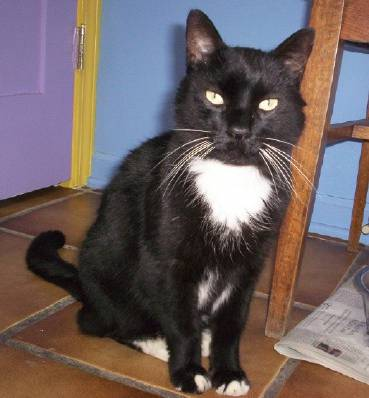
#> input picture dataset/cat/cats_00861.jpg, 369 x 398 px; its folder holds only this picture in this run
$ python 04-box_filter.py
#> lines starting #> are read from the running program, lines starting #| are printed output that depends on the picture
"""FILTRO DE CUADRO NORMALIZADO (Box Filter)
Filtro rectangular que promedia píxeles en una región rectangular.
Útil para difuminado direccional (horizontal, vertical o ambos).
"""
import cv2
import numpy as np
import matplotlib.pyplot as plt
import os
import random

# ── Ruta dinámica a imagen RANDOM del dataset ───────────
BASE_DIR = os.path.dirname(os.path.dirname(os.path.abspath(__file__)))
FOLDER   = os.path.join(BASE_DIR, "dataset", "cat")
IMG_PATH = os.path.join(FOLDER, random.choice(os.listdir(FOLDER)))

img = cv2.imread(IMG_PATH)
#> img is the input picture: shape (398, 369, 3); mean B, G, R 96.2, 95.8, 109
if img is None:
    raise FileNotFoundError(f"No se encontró la imagen en: {IMG_PATH}")

print(f"Imagen cargada: {IMG_PATH}")

# Aplicar box filter con distintos kernels
# cv2.boxFilter(imagen, ddepth, (ancho, alto), normalize=True)
resultado_5x5 = cv2.boxFilter(img, -1, (5, 5),  normalize=True)
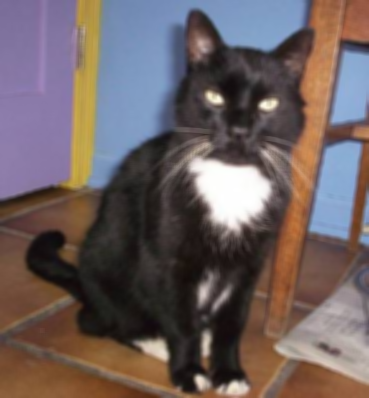
#> resultado_5x5: shape (398, 369, 3); mean B, G, R 96.2, 95.8, 109
resultado_3x7 = cv2.boxFilter(img, -1, (3, 7),  normalize=True)  # efecto vertical
resultado_7x3 = cv2.boxFilter(img, -1, (7, 3),  normalize=True)  # efecto horizontal

# Mostrar resultados
fig, axes = plt.subplots(2, 2, figsize=(12, 8))

axes[0, 0].imshow(cv2.cvtColor(img, cv2.COLOR_BGR2RGB))
axes[0, 0].set_title('Original')
axes[0, 0].axis('off')

axes[0, 1].imshow(cv2.cvtColor(resultado_5x5, cv2.COLOR_BGR2RGB))
axes[0, 1].set_title('Box Filter (5x5)')
axes[0, 1].axis('off')

axes[1, 0].imshow(cv2.cvtColor(resultado_3x7, cv2.COLOR_BGR2RGB))
axes[1, 0].set_title('Box Filter (3x7 - efecto vertical)')
axes[1, 0].axis('off')

axes[1, 1].imshow(cv2.cvtColor(resultado_7x3, cv2.COLOR_BGR2RGB))
axes[1, 1].set_title('Box Filter (7x3 - efecto horizontal)')
axes[1, 1].axis('off')

plt.suptitle('Filtro de Cuadro Normalizado', fontsize=14, fontweight='bold')
plt.tight_layout()
plt.show()
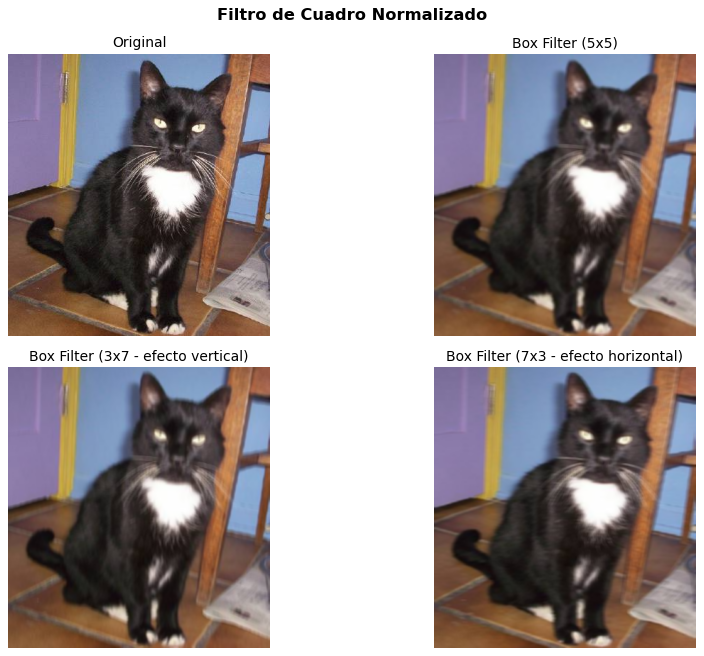
#> figure drawn by matplotlib, 4 panels

print("Filtro de cuadro normalizado aplicado exitosamente")

$ run again, on dataset/cat/cats_00865.jpg
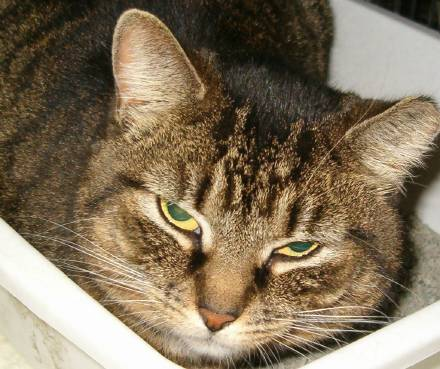
#> input picture dataset/cat/cats_00865.jpg, 440 x 369 px
#> img is the input picture: shape (369, 440, 3); mean B, G, R 93.1, 116.3, 131.6
#> `resultado_5x5 = cv2.boxFilter(img, -1, (5, 5),  normalize=True)`:
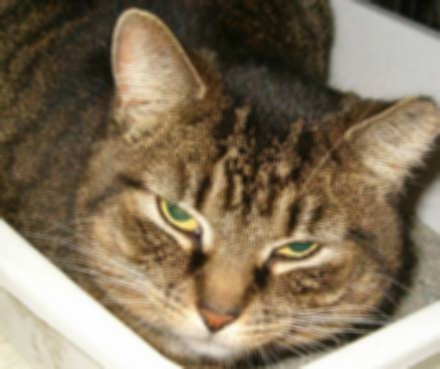
#> resultado_5x5: shape (369, 440, 3); mean B, G, R 93.1, 116.2, 131.6
#> `plt.show()`:
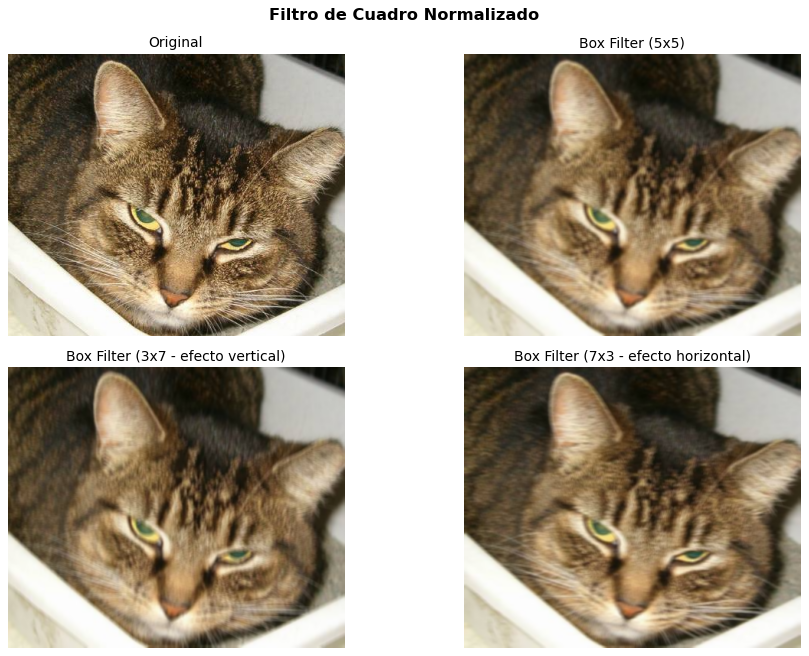
#> figure drawn by matplotlib, 4 panels

$ run again, on dataset/cat/cats_00866.jpg
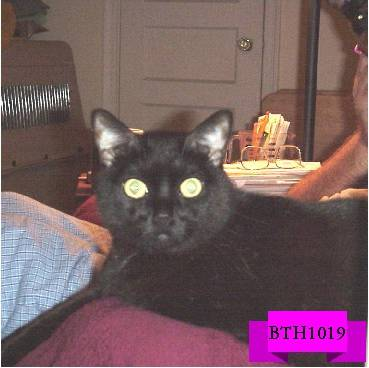
#> input picture dataset/cat/cats_00866.jpg, 369 x 368 px
#> img is the input picture: shape (368, 369, 3); mean B, G, R 97.4, 92, 119.5
#> `resultado_5x5 = cv2.boxFilter(img, -1, (5, 5),  normalize=True)`:
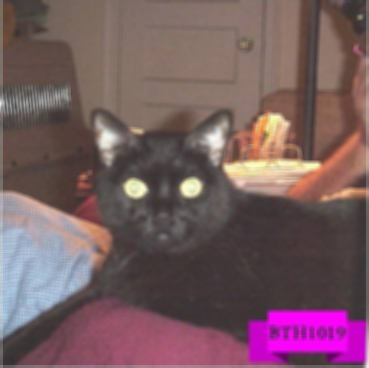
#> resultado_5x5: shape (368, 369, 3); mean B, G, R 97, 91.5, 119.1
#> `plt.show()`:
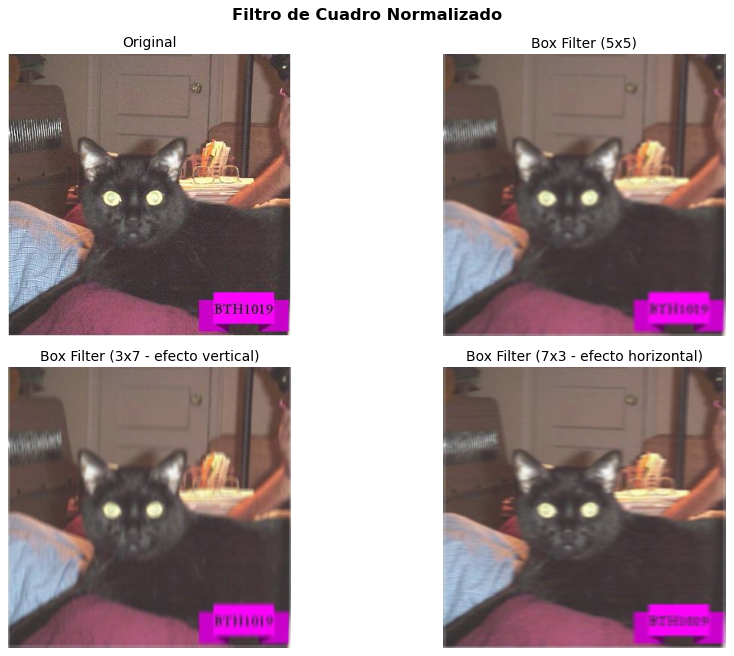
#> figure drawn by matplotlib, 4 panels

$ run again, on dataset/cat/cats_00867.jpg
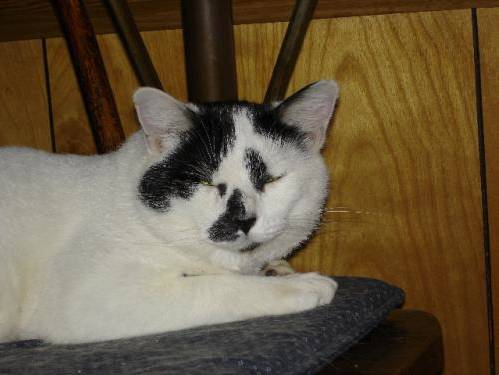
#> input picture dataset/cat/cats_00867.jpg, 499 x 375 px
#> img is the input picture: shape (375, 499, 3); mean B, G, R 64.6, 88.7, 104.3
#> `plt.show()`:
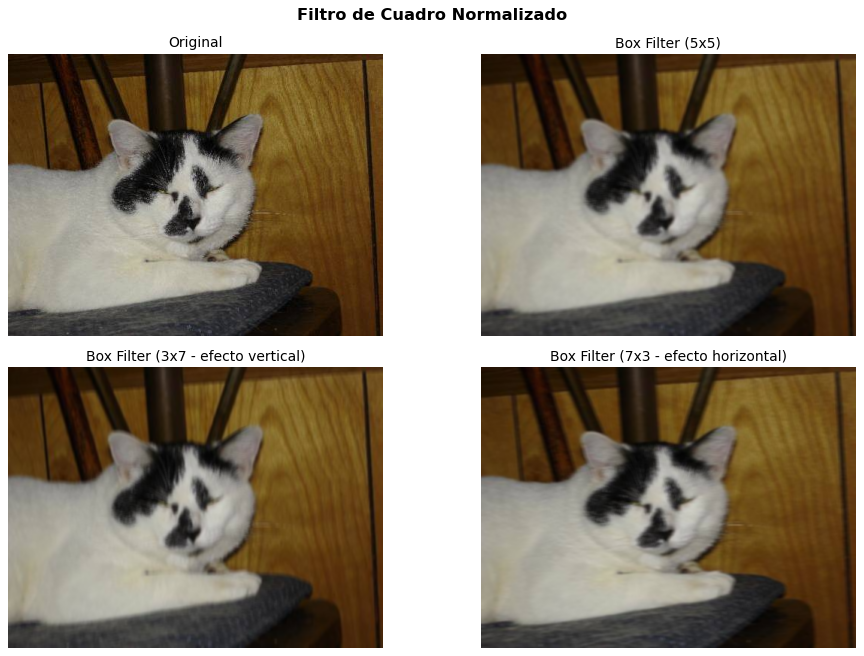
#> figure drawn by matplotlib, 4 panels

$ run again, on dataset/cat/cats_00862.jpg
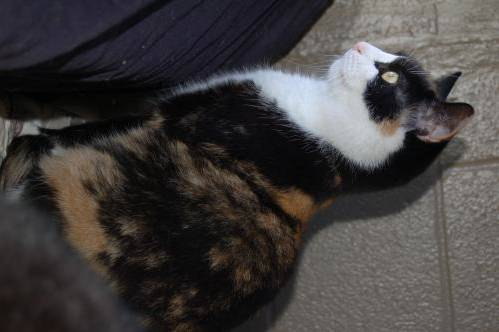
#> input picture dataset/cat/cats_00862.jpg, 499 x 332 px
#> img is the input picture: shape (332, 499, 3); mean B, G, R 62.3, 62.7, 66
#> `plt.show()`:
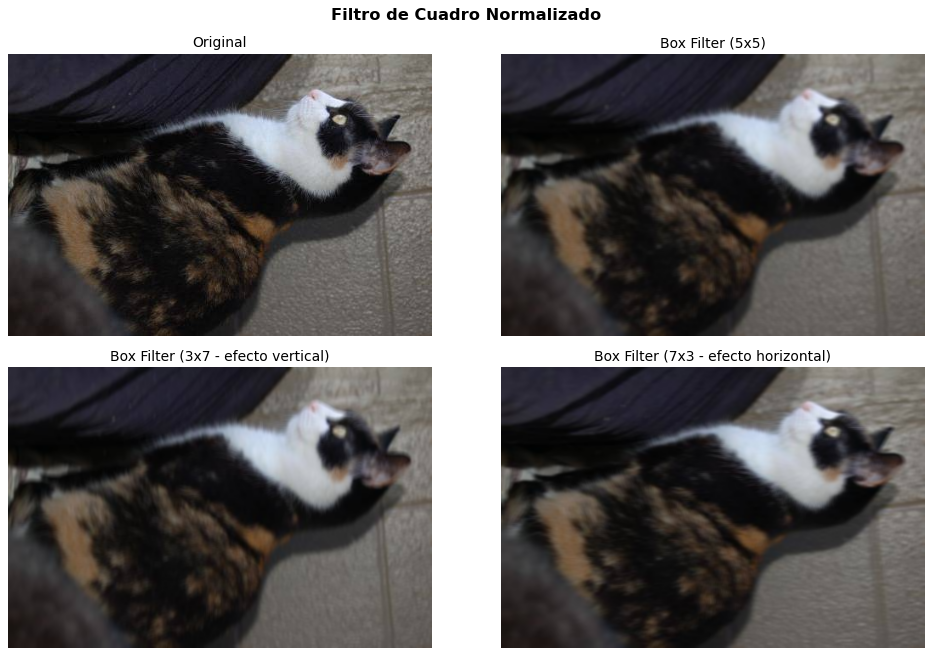
#> figure drawn by matplotlib, 4 panels
